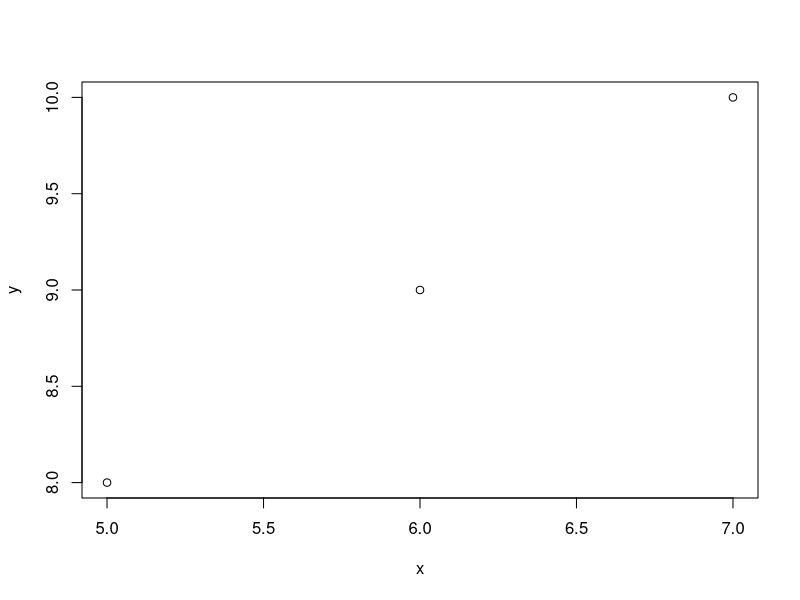
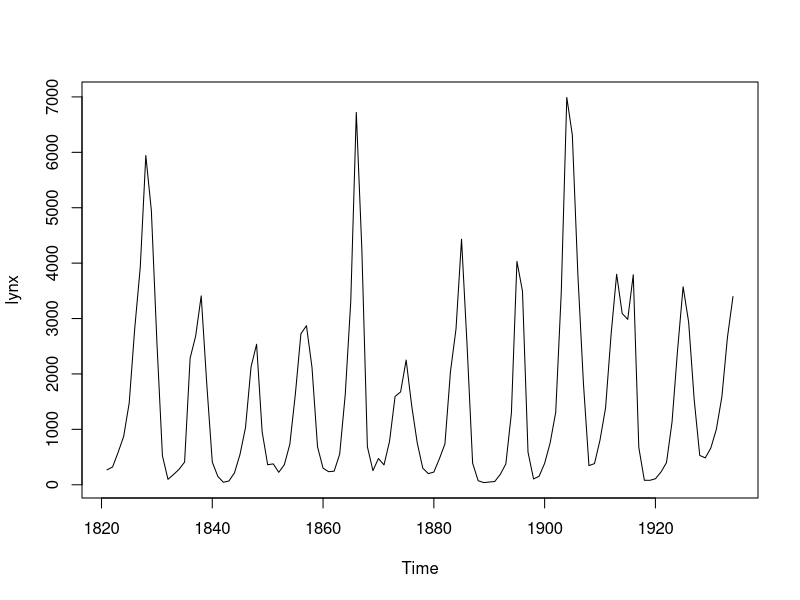
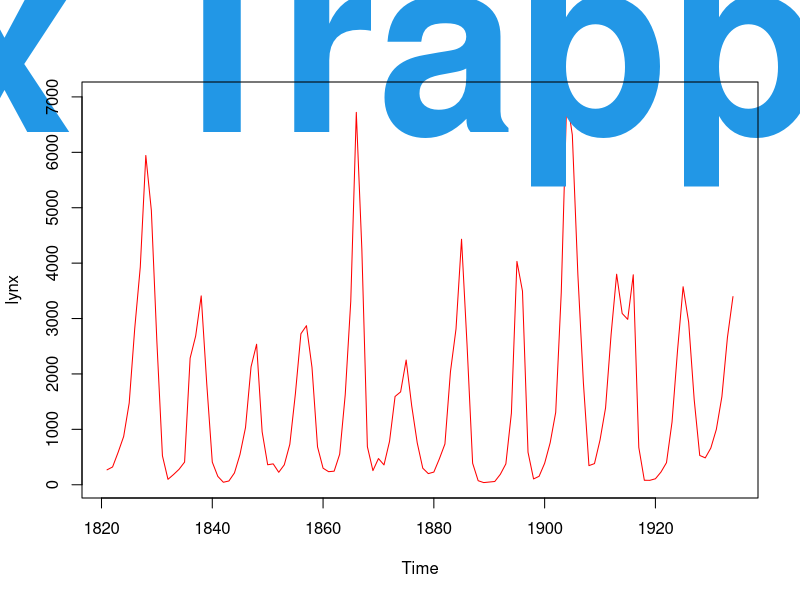
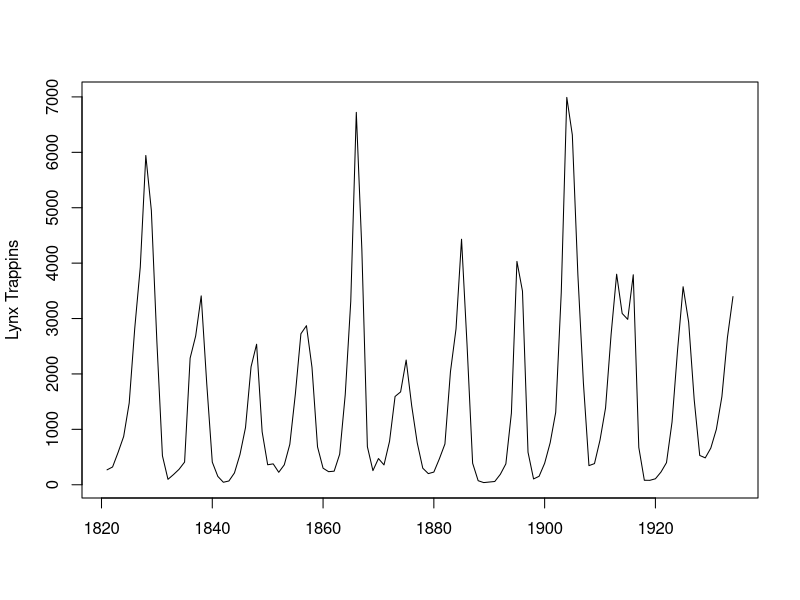
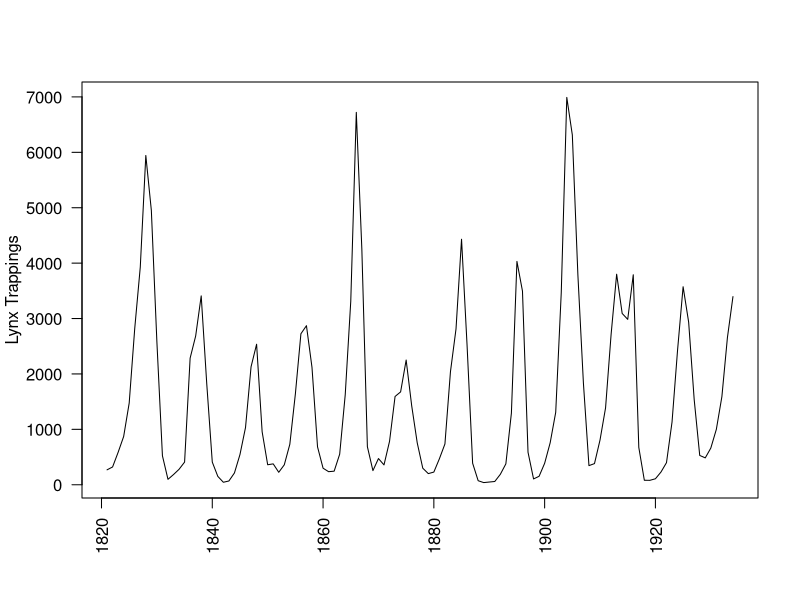
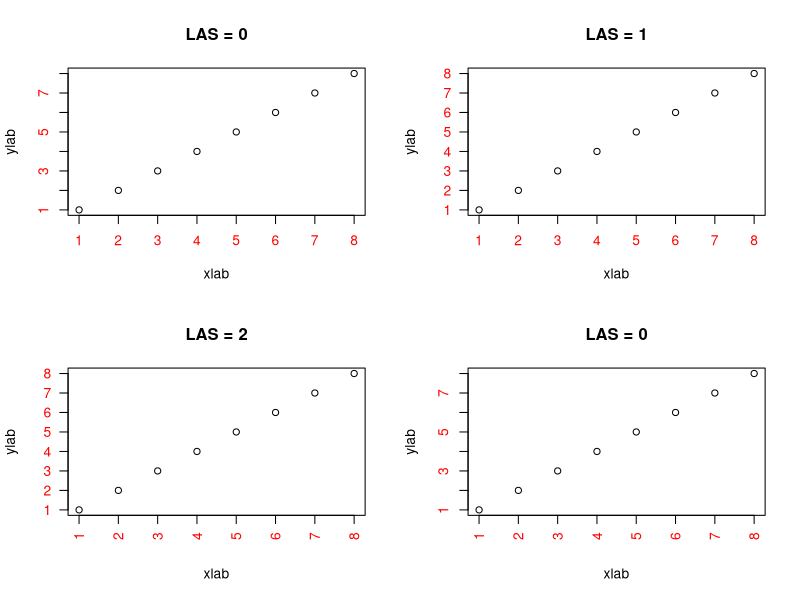
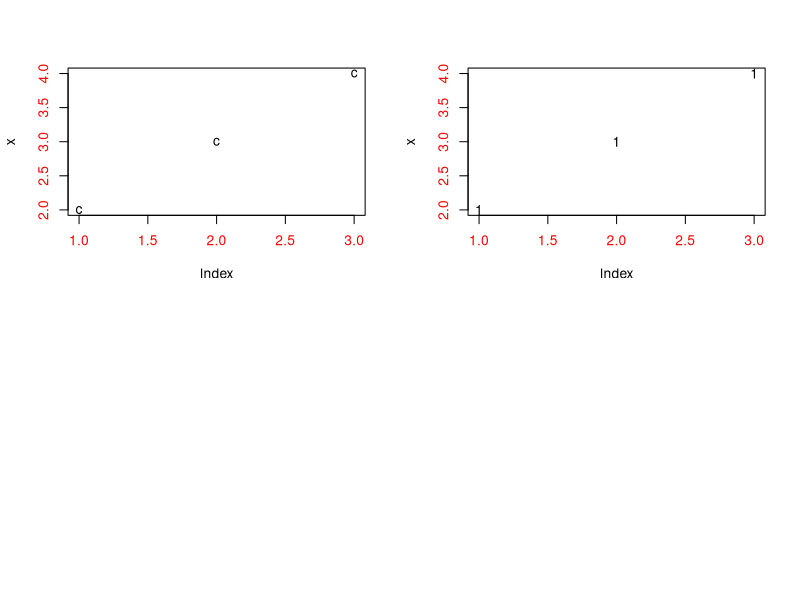
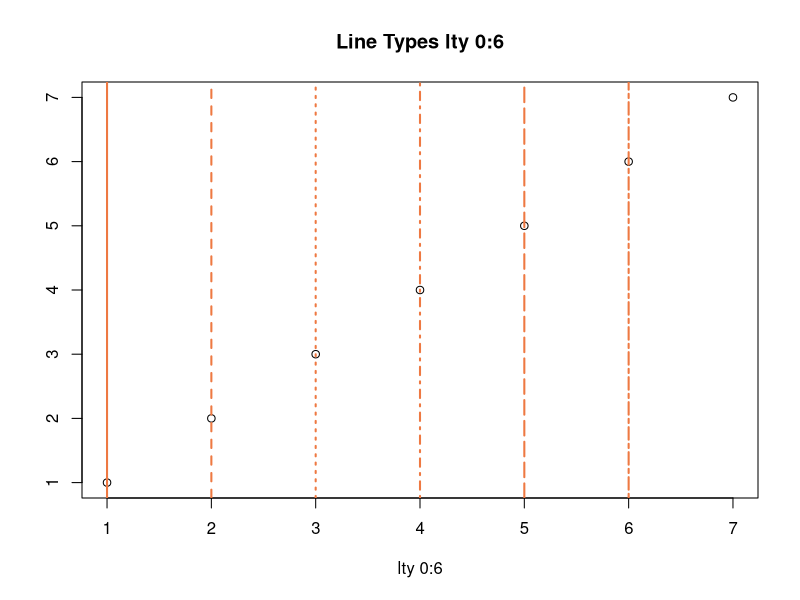

R code for these plots, in order: (Note: this script raises an error after producing the figures.)
#Graphs in R Base

#3 main data visualisation systems:
#lattice, ggplot2 and R Base

#let's do a simple scatterplot

x=5:7 #3 integer data points
y=8:10

#default plot output
plot(x,y)

#data is a time series, line plot
plot(lynx)

#title, color, title color, title magnification
plot(lynx, main="Lynx Trappings",col="red",col.main=52,cex.main=15)

#label names
plot(lynx,ylab="Lynx Trappins", xlab="")

#label orientation
plot(lynx,ylab="Lynx Trappings", xlab="",las=2)

#las - 0:3, scale orientation

#changing the session parameter, 2*2 plot matrix
par(mfrow=c(2,2), col.axis="red")

plot(1:8, las=0, xlab="xlab", ylab="ylab", main="LAS = 0")
plot(1:8, las=1, xlab="xlab", ylab="ylab", main="LAS = 1")
plot(1:8, las=2, xlab="xlab", ylab="ylab", main="LAS = 2")
plot(1:8, las=3, xlab="xlab", ylab="ylab", main="LAS = 0")

#color manipulation

colors() #gives you a list of available colors

#point symbol types

?pch

x=2:4

plot(x,pch="c") #using letters as point symbols

plot(x,pch="13") #symbol nr 13

#Line Types

par(mfrow=c(1,1),col.axis="black") #back to default parameters

library(plotrix) #add on package for "ablineclip". Install if not available

plot(1:7, ylab="",main="Line Types lty 0:6", xlab="lty 0:6") #test plot

ablineclip(v=1, lty=1, col="sienna2", lwd=2) # solid (default)
ablineclip(v=2, lty=2, col="sienna2", lwd=2) # dashes
ablineclip(v=3, lty=3, col="sienna2", lwd=2) # dots
ablineclip(v=4, lty=4, col="sienna2", lwd=2) # dot dash
ablineclip(v=5, lty=5, col="sienna2", lwd=2) # solid (default)
ablineclip(v=6, lty=6, col="sienna2", lwd=2) # thicker twodash

ablineclip(v=7, lty=0, col="sienna2", lwd=2) # blank

#plot types of R base plot

?plot

#specify which kind of plot we want with "type"

plot(lynx) #plot for time series data

plot(lynx, type="p",main="Type p") #points ->default
plot(lynx, type="l",main="Type l") #lines -> def fot time series
plot(lynx, type="b",main="Type b") #points connected by lines
plot(lynx, type="b",main="Type c") #lines only of b
plot(lynx, type="o",main="Type o") #points overlaid by lines
plot(lynx, type="h",main="Type h") #high density
plot(lynx, type="s",main="Type s") #steps
plot(lynx, type="n",main="Type n") #no plot

#Advanced line plot with R Base
par(mar=c(4,3,3,3),color.axis="darkgreen") #change plot margins
plot(cars$speed,type="s",col="red",bty="n",xlab="Cars ID", ylab="")
text(8,14,"Speed in mph", cex=0.85,col="red") #adding explanatory text plot to 1

par(new=T)#allows 2 in 1 plot

plot(cars$dist, type="s",bty="n",ann=F, axes=F, col="darkblue")
axis(side=4,col="darkblue") # y axis for plot 2
text(37,18, "Stopping distance in ft", cex="0.85",col="darkblue")
title(main="Speed and Stopping\n Distances of Cars")
#??? graphical parameters

?par
par()

########Graphs exercise

# 1. get familiar with "rivers" - how many observations?
# 2. plot rivers against its index (hint: number of observation on x)
# 3. add: header (red), label names
# 4. change the point symbol and point color

?rivers #141 observations

x=1:141
y = rivers

plot(x,y,col ="green",pch=20, main="Lengths of \n Major N. American Rivers",
     col.main="red", xlab="", ylab="length in miles")


